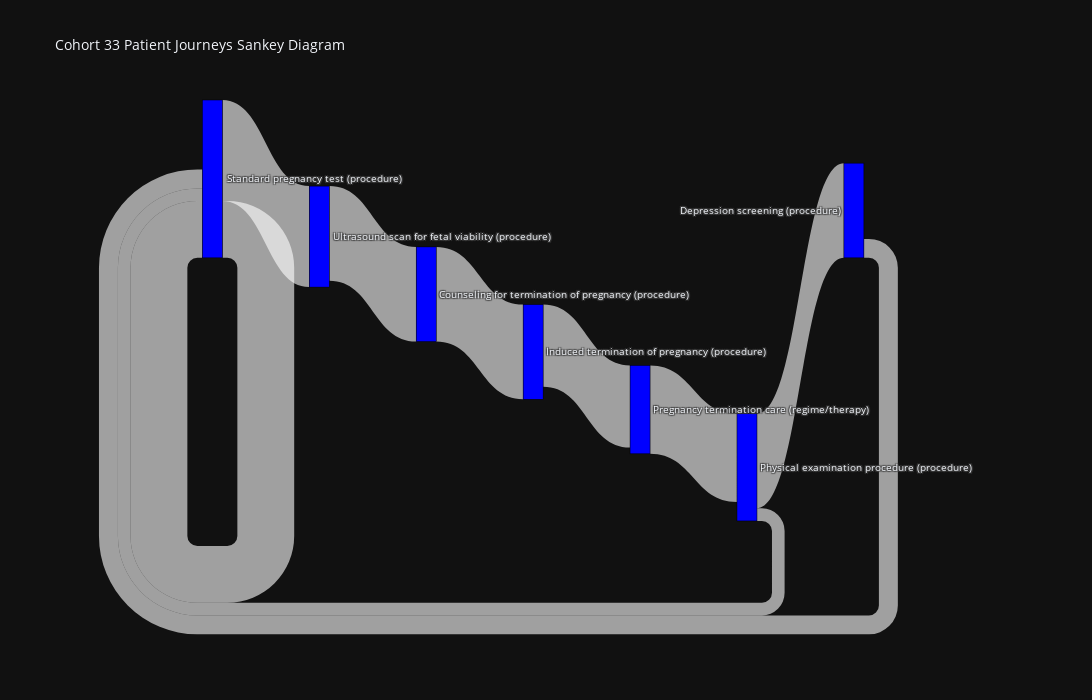

The code cell stored with this chart in its notebook:
### Code cell
make_sankey(cohort=33)

### Figure 1 — Plotly figure (JSON) as saved in the notebook; plotly's stock layout.template omitted (floating-point values rounded to 4 significant figures; data arrays with more than 128 entries replaced by an {"elided": "..."} marker saying what was removed)
{"data": [{"link": {"source": [0, 114, 1, 64, 115, 56, 0, 67, 64], "target": [1, 56, 114, 67, 64, 115, 0, 0, 0], "value": [16, 15, 15, 15, 14, 13, 9, 3, 2]}, "node": {"color": "blue", "label": {"elided": "345 str values"}, "line": {"color": "black", "width": 0.5}, "pad": 10, "thickness": 20}, "type": "sankey"}], "layout": {"font": {"size": 10}, "height": 700, "title": {"text": "Cohort 33 Patient Journeys Sankey Diagram"}, "width": 1200}}
